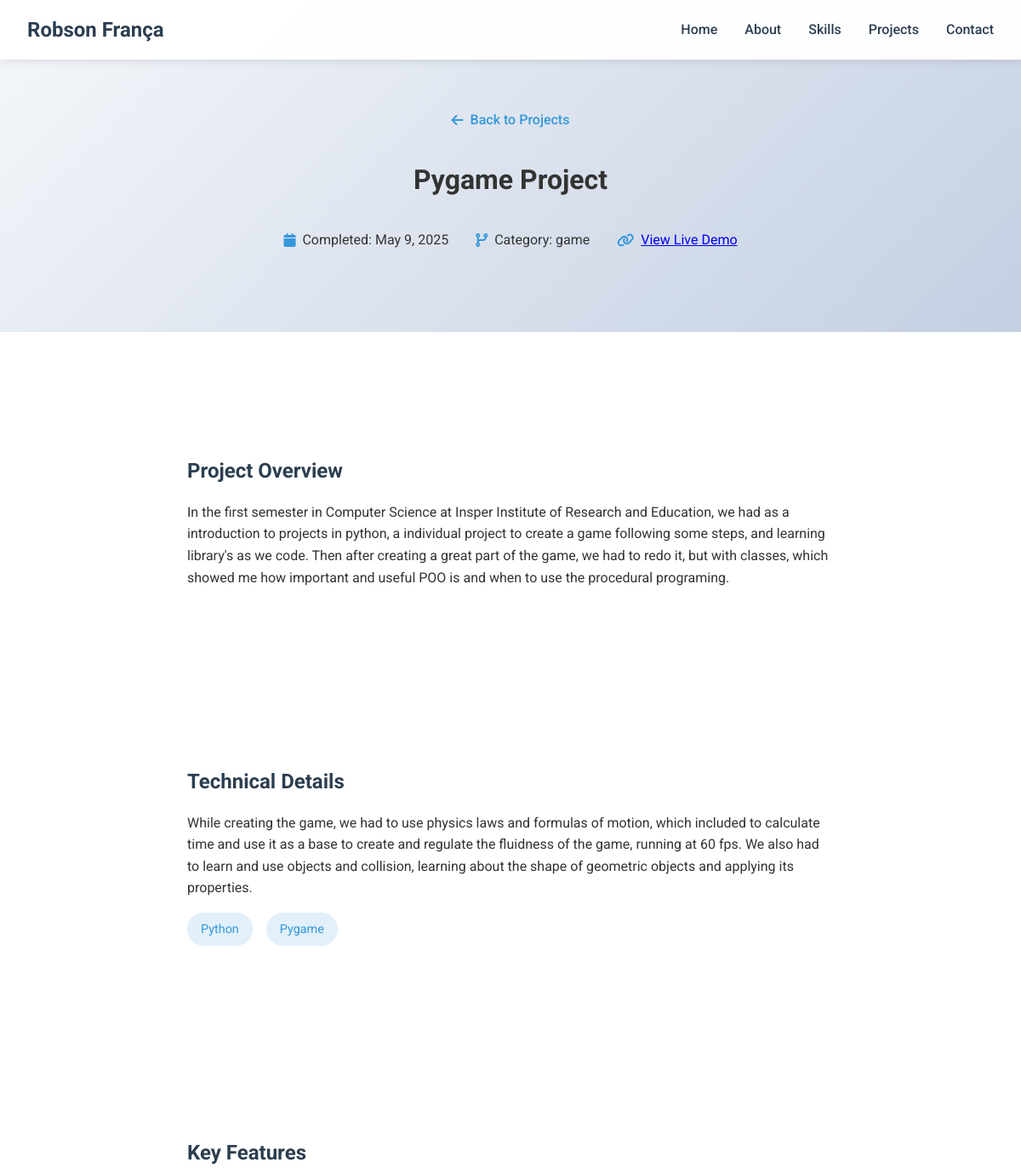
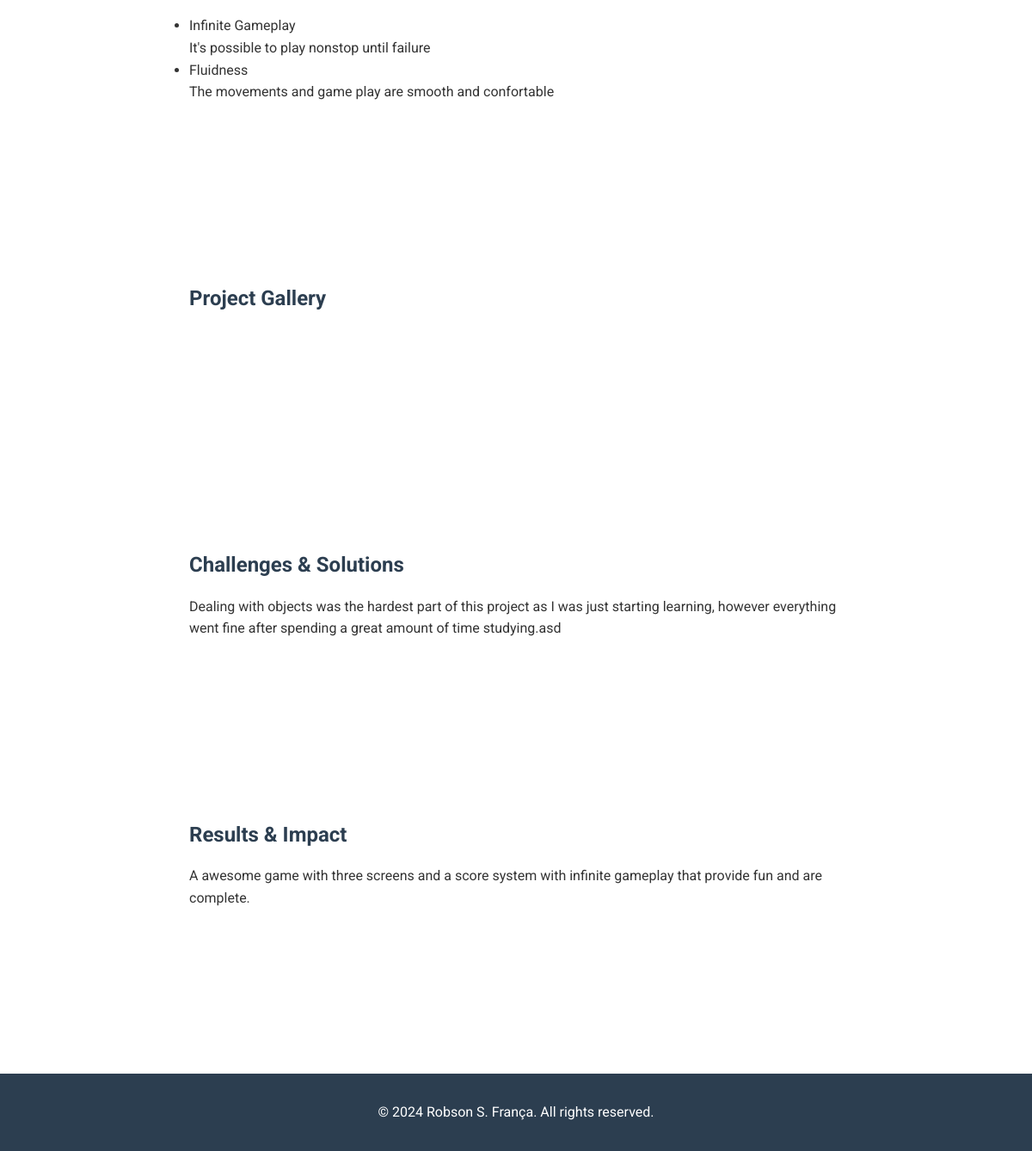
/project-details/1/, run on the app's committed database (2 pictures, top to bottom).
### main_page/models.py (models this page shows, shortened)
class Project(models.Model):
    title = models.CharField(max_length=100)
    description = models.TextField()
    skills = models.ManyToManyField(Skill)
    category = models.CharField(max_length=100)
    overview = models.TextField()
    technical_details = models.TextField()
    key_features = models.ManyToManyField(Feature)
    gallery = models.ImageField(upload_to='project_gallery/', null=True, blank=True)
    challenges_solution = models.TextField()
    results_impact = models.TextField()
    completed_date = models.DateField(default=timezone.now)

class Skill(models.Model):
    name = models.CharField(max_length=100)
    description = models.TextField()
    importance = models.IntegerField(default=0)

class Feature(models.Model):
    name = models.CharField(max_length=100)
    description = models.TextField()

### main_page/views.py (the view)
# urls.py: path('project-details/<int:project_id>/', views.project_details, name='project-details'),
def project_details(request, project_id):
    project = Project.objects.get(id=project_id)
    return render(request, 'main_page/project-details.html', {'project': project})

### main_page/templates/main_page/project-details.html (shortened to what this page needs)
{% extends "main_page/base.html" %}
{% block content %}
    <nav class="navbar">
        <div class="nav-content">
            <div class="logo">Robson França</div>
            <ul class="nav-links">
                <li><a href="/#home">Home</a></li>
                <li><a href="/#about">About</a></li>
                <li><a href="/#skills">Skills</a></li>
                <li><a href="/#projects">Projects</a></li>
                <li><a href="/#contact">Contact</a></li>
            </ul>
        </div>
    </nav>
    <header class="project-header">
        <div class="container">
            <a href="/#projects" class="back-button">
                <i class="fas fa-arrow-left"></i> Back to Projects
            </a>
            <h1>{{ project.title }}</h1>
            <div class="project-meta">
                <div class="meta-item">
                    <i class="fas fa-calendar"></i>
                    <span>Completed: {{ project.completed_date }}</span>
                </div>
                <div class="meta-item">
                    <i class="fas fa-code-branch"></i>
                    <span>Category: {{ project.category }}</span>
                </div>
                <div class="meta-item">
                    <i class="fas fa-link"></i>
                    <a href="#" target="_blank">View Live Demo</a>
                </div>
            </div>
        </div>
    </header>
    <main class="project-content">
        <section class="project-section">
            <h3>Project Overview</h3>
            <p>{{ project.overview }}</p>
        </section>
        <section class="project-section">
            <h3>Technical Details</h3>
            <p>{{ project.technical_details }}</p>
            <div class="tech-stack">
                {% for skill in project.skills.all %}
                <span class="tech-item">{{ skill.name }}</span>
                {% endfor %}
            </div>
        </section>
        <section class="project-section">
            <h3>Key Features</h3>
            <ul>
                {% for feature in project.key_features.all %}
                <li>{{ feature.name }}</li>
                <p>{{ feature.description }}</p>
                {% endfor %}
            </ul>
        </section>
        <section class="project-section">
            <h3>Project Gallery</h3>
        </section>
        <section class="project-section">
            <h3>Challenges & Solutions</h3>
            <p>{{ project.challenges_solution }}</p>
        </section>
        <section class="project-section">
            <h3>Results & Impact</h3>
            <p>{{ project.results_impact }}</p>
        </section>
    </main>
    <footer>
        <div class="container">
            <p>&copy; 2024 Robson S. França. All rights reserved.</p>
        </div>
    </footer>
{% endblock %}

### main_page/static/main_page/css/base.css (style rules this page uses)
* { margin: 0; padding: 0; box-sizing: border-box; }
body { font-family: 'Roboto', sans-serif; line-height: 1.6; color: #333; }
.container { max-width: 1200px; margin: 0 auto; padding: 0 20px; }
.navbar { position: fixed; top: 0; width: 100%; background: rgba(255, 255, 255, 0.95); box-shadow: 0 2px 10px rgba(0, 0, 0, 0.1); z-index: 1000; }
.nav-content { display: flex; justify-content: space-between; align-items: center; padding: 1rem 2rem; max-width: 1200px; margin: 0 auto; }
.logo { font-size: 1.5rem; font-weight: 700; color: #2c3e50; }
.nav-links { display: flex; list-style: none; gap: 2rem; }
.nav-links a { text-decoration: none; color: #2c3e50; font-weight: 500; transition: color 0.3s ease; }
section { padding: 5rem 0; }
footer { background: #2c3e50; color: white; padding: 2rem 0; text-align: center; }

### main_page/templates/main_page/project-details.html (style rules this page uses)
.project-header { background: linear-gradient(135deg, #f5f7fa 0%, #c3cfe2 100%); padding: 8rem 0 4rem; text-align: center; }
.project-content { max-width: 800px; margin: 0 auto; padding: 4rem 20px; }
.project-meta { display: flex; justify-content: center; gap: 2rem; margin: 2rem 0; flex-wrap: wrap; }
.meta-item { display: flex; align-items: center; gap: 0.5rem; }
.meta-item i { color: #3498db; }
.project-section { margin-bottom: 3rem; }
.project-section h3 { color: #2c3e50; margin-bottom: 1rem; font-size: 1.5rem; }
.tech-stack { display: flex; flex-wrap: wrap; gap: 1rem; margin: 1rem 0; }
.tech-item { background: #e1f0fa; color: #3498db; padding: 0.5rem 1rem; border-radius: 20px; font-size: 0.9rem; }
.back-button { display: inline-flex; align-items: center; gap: 0.5rem; margin-bottom: 2rem; color: #3498db; text-decoration: none; font-weight: 500; }

### data on the page
Project: title "Pygame Project", completed_date "May 9, 2025", category "game", overview "In the first semester in Computer Science at Insper Institute of Research and Education, we had as a introduction to projects in python, a individual project to create a game following some steps, and learning library's as we code. Then after creating a great part of the game, we had to redo it, but with classes, which showed me how important and useful POO is and when to use the procedural programing.", technical_details "While creating the game, we had to use physics laws and formulas of motion, which included to calculate time and use it as a base to create and regulate the fluidness of the game, running at 60 fps. We also had to learn and use objects and collision, learning about the shape of geometric objects and applying its properties.", challenges_solution "Dealing with objects was the hardest part of this project as I was just starting learning, however everything went fine after spending a great amount of time studying.asd", results_impact "A awesome game with three screens and a score system with infinite gameplay that provide fun and are complete."
Skill: name "Python"
Skill: name "Pygame"
Feature: name "Infinite Gameplay", description "It's possible to play nonstop until failure"
Feature: name "Fluidness", description "The movements and game play are smooth and confortable"
